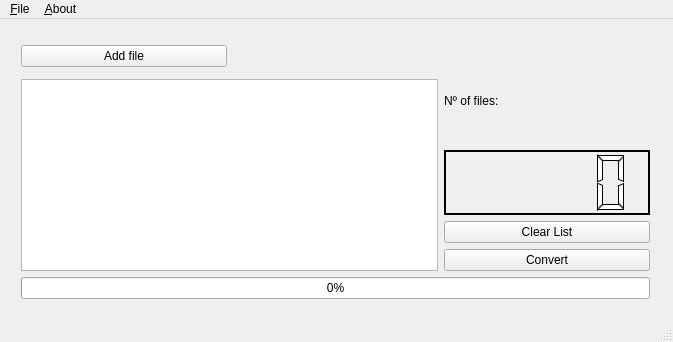
<?xml version="1.0" encoding="UTF-8"?>
<ui version="4.0">
 <class>Vicky</class>
 <widget class="QMainWindow" name="Vicky">
  <property name="geometry">
   <rect>
    <x>0</x>
    <y>0</y>
    <width>673</width>
    <height>342</height>
   </rect>
  </property>
  <property name="windowIcon">
   <iconset resource="vv.qrc">
    <normaloff>:/icons/vicky64.png</normaloff>:/icons/vicky64.png</iconset>
  </property>
  <widget class="QWidget" name="centralWidget">
   <widget class="QWidget" name="layoutWidget">
    <property name="geometry">
     <rect>
      <x>10</x>
      <y>10</y>
      <width>651</width>
      <height>281</height>
     </rect>
    </property>
    <layout class="QGridLayout" name="gridLayout">
     <item row="0" column="0" rowspan="2">
      <widget class="QPushButton" name="pushButton">
       <property name="text">
        <string>Add file</string>
       </property>
      </widget>
     </item>
     <item row="1" column="2" rowspan="2">
      <widget class="QLabel" name="label_2">
       <property name="text">
        <string>Nº of files:</string>
       </property>
      </widget>
     </item>
     <item row="2" column="0" rowspan="3" colspan="2">
      <widget class="QListWidget" name="listWidget"/>
     </item>
     <item row="3" column="2">
      <widget class="QLCDNumber" name="lcdNumber">
       <property name="palette">
        <palette>
         <active>
          <colorrole role="WindowText">
           <brush brushstyle="SolidPattern">
            <color alpha="255">
             <red>255</red>
             <green>255</green>
             <blue>255</blue>
            </color>
           </brush>
          </colorrole>
          <colorrole role="Button">
           <brush brushstyle="SolidPattern">
            <color alpha="255">
             <red>0</red>
             <green>0</green>
             <blue>0</blue>
            </color>
           </brush>
          </colorrole>
          <colorrole role="Light">
           <brush brushstyle="SolidPattern">
            <color alpha="255">
             <red>0</red>
             <green>0</green>
             <blue>0</blue>
            </color>
           </brush>
          </colorrole>
          <colorrole role="Midlight">
           <brush brushstyle="SolidPattern">
            <color alpha="255">
             <red>0</red>
             <green>0</green>
             <blue>0</blue>
            </color>
           </brush>
          </colorrole>
          <colorrole role="Dark">
           <brush brushstyle="SolidPattern">
            <color alpha="255">
             <red>0</red>
             <green>0</green>
             <blue>0</blue>
            </color>
           </brush>
          </colorrole>
          <colorrole role="Mid">
           <brush brushstyle="SolidPattern">
            <color alpha="255">
             <red>0</red>
             <green>0</green>
             <blue>0</blue>
            </color>
           </brush>
          </colorrole>
          <colorrole role="Text">
           <brush brushstyle="SolidPattern">
            <color alpha="255">
             <red>255</red>
             <green>255</green>
             <blue>255</blue>
            </color>
           </brush>
          </colorrole>
          <colorrole role="BrightText">
           <brush brushstyle="SolidPattern">
            <color alpha="255">
             <red>255</red>
             <green>255</green>
             <blue>255</blue>
            </color>
           </brush>
          </colorrole>
          <colorrole role="ButtonText">
           <brush brushstyle="SolidPattern">
            <color alpha="255">
             <red>255</red>
             <green>255</green>
             <blue>255</blue>
            </color>
           </brush>
          </colorrole>
          <colorrole role="Base">
           <brush brushstyle="SolidPattern">
            <color alpha="255">
             <red>0</red>
             <green>0</green>
             <blue>0</blue>
            </color>
           </brush>
          </colorrole>
          <colorrole role="Window">
           <brush brushstyle="SolidPattern">
            <color alpha="255">
             <red>0</red>
             <green>0</green>
             <blue>0</blue>
            </color>
           </brush>
          </colorrole>
          <colorrole role="Shadow">
           <brush brushstyle="SolidPattern">
            <color alpha="255">
             <red>0</red>
             <green>0</green>
             <blue>0</blue>
            </color>
           </brush>
          </colorrole>
          <colorrole role="AlternateBase">
           <brush brushstyle="SolidPattern">
            <color alpha="255">
             <red>0</red>
             <green>0</green>
             <blue>0</blue>
            </color>
           </brush>
          </colorrole>
          <colorrole role="ToolTipBase">
           <brush brushstyle="SolidPattern">
            <color alpha="255">
             <red>255</red>
             <green>255</green>
             <blue>220</blue>
            </color>
           </brush>
          </colorrole>
          <colorrole role="ToolTipText">
           <brush brushstyle="SolidPattern">
            <color alpha="255">
             <red>0</red>
             <green>0</green>
             <blue>0</blue>
            </color>
           </brush>
          </colorrole>
         </active>
         <inactive>
          <colorrole role="WindowText">
           <brush brushstyle="SolidPattern">
            <color alpha="255">
             <red>255</red>
             <green>255</green>
             <blue>255</blue>
            </color>
           </brush>
          </colorrole>
          <colorrole role="Button">
           <brush brushstyle="SolidPattern">
            <color alpha="255">
             <red>0</red>
             <green>0</green>
             <blue>0</blue>
            </color>
           </brush>
          </colorrole>
          <colorrole role="Light">
           <brush brushstyle="SolidPattern">
            <color alpha="255">
             <red>0</red>
             <green>0</green>
             <blue>0</blue>
            </color>
           </brush>
          </colorrole>
          <colorrole role="Midlight">
           <brush brushstyle="SolidPattern">
            <color alpha="255">
             <red>0</red>
             <green>0</green>
             <blue>0</blue>
            </color>
           </brush>
          </colorrole>
          <colorrole role="Dark">
           <brush brushstyle="SolidPattern">
            <color alpha="255">
             <red>0</red>
             <green>0</green>
             <blue>0</blue>
            </color>
           </brush>
          </colorrole>
          <colorrole role="Mid">
           <brush brushstyle="SolidPattern">
            <color alpha="255">
             <red>0</red>
             <green>0</green>
             <blue>0</blue>
            </color>
           </brush>
          </colorrole>
          <colorrole role="Text">
           <brush brushstyle="SolidPattern">
            <color alpha="255">
             <red>255</red>
             <green>255</green>
             <blue>255</blue>
            </color>
           </brush>
          </colorrole>
          <colorrole role="BrightText">
           <brush brushstyle="SolidPattern">
            <color alpha="255">
             <red>255</red>
             <green>255</green>
             <blue>255</blue>
            </color>
           </brush>
          </colorrole>
          <colorrole role="ButtonText">
           <brush brushstyle="SolidPattern">
            <color alpha="255">
             <red>255</red>
             <green>255</green>
             <blue>255</blue>
            </color>
           </brush>
          </colorrole>
          <colorrole role="Base">
           <brush brushstyle="SolidPattern">
            <color alpha="255">
             <red>0</red>
             <green>0</green>
             <blue>0</blue>
            </color>
           </brush>
          </colorrole>
          <colorrole role="Window">
           <brush brushstyle="SolidPattern">
            <color alpha="255">
             <red>0</red>
             <green>0</green>
             <blue>0</blue>
            </color>
           </brush>
          </colorrole>
          <colorrole role="Shadow">
           <brush brushstyle="SolidPattern">
            <color alpha="255">
             <red>0</red>
             <green>0</green>
             <blue>0</blue>
            </color>
           </brush>
          </colorrole>
          <colorrole role="AlternateBase">
           <brush brushstyle="SolidPattern">
            <color alpha="255">
             <red>0</red>
             <green>0</green>
             <blue>0</blue>
            </color>
           </brush>
          </colorrole>
          <colorrole role="ToolTipBase">
           <brush brushstyle="SolidPattern">
            <color alpha="255">
             <red>255</red>
             <green>255</green>
             <blue>220</blue>
            </color>
           </brush>
          </colorrole>
          <colorrole role="ToolTipText">
           <brush brushstyle="SolidPattern">
            <color alpha="255">
             <red>0</red>
             <green>0</green>
             <blue>0</blue>
            </color>
           </brush>
          </colorrole>
         </inactive>
         <disabled>
          <colorrole role="WindowText">
           <brush brushstyle="SolidPattern">
            <color alpha="255">
             <red>0</red>
             <green>0</green>
             <blue>0</blue>
            </color>
           </brush>
          </colorrole>
          <colorrole role="Button">
           <brush brushstyle="SolidPattern">
            <color alpha="255">
             <red>0</red>
             <green>0</green>
             <blue>0</blue>
            </color>
           </brush>
          </colorrole>
          <colorrole role="Light">
           <brush brushstyle="SolidPattern">
            <color alpha="255">
             <red>0</red>
             <green>0</green>
             <blue>0</blue>
            </color>
           </brush>
          </colorrole>
          <colorrole role="Midlight">
           <brush brushstyle="SolidPattern">
            <color alpha="255">
             <red>0</red>
             <green>0</green>
             <blue>0</blue>
            </color>
           </brush>
          </colorrole>
          <colorrole role="Dark">
           <brush brushstyle="SolidPattern">
            <color alpha="255">
             <red>0</red>
             <green>0</green>
             <blue>0</blue>
            </color>
           </brush>
          </colorrole>
          <colorrole role="Mid">
           <brush brushstyle="SolidPattern">
            <color alpha="255">
             <red>0</red>
             <green>0</green>
             <blue>0</blue>
            </color>
           </brush>
          </colorrole>
          <colorrole role="Text">
           <brush brushstyle="SolidPattern">
            <color alpha="255">
             <red>0</red>
             <green>0</green>
             <blue>0</blue>
            </color>
           </brush>
          </colorrole>
          <colorrole role="BrightText">
           <brush brushstyle="SolidPattern">
            <color alpha="255">
             <red>255</red>
             <green>255</green>
             <blue>255</blue>
            </color>
           </brush>
          </colorrole>
          <colorrole role="ButtonText">
           <brush brushstyle="SolidPattern">
            <color alpha="255">
             <red>0</red>
             <green>0</green>
             <blue>0</blue>
            </color>
           </brush>
          </colorrole>
          <colorrole role="Base">
           <brush brushstyle="SolidPattern">
            <color alpha="255">
             <red>0</red>
             <green>0</green>
             <blue>0</blue>
            </color>
           </brush>
          </colorrole>
          <colorrole role="Window">
           <brush brushstyle="SolidPattern">
            <color alpha="255">
             <red>0</red>
             <green>0</green>
             <blue>0</blue>
            </color>
           </brush>
          </colorrole>
          <colorrole role="Shadow">
           <brush brushstyle="SolidPattern">
            <color alpha="255">
             <red>0</red>
             <green>0</green>
             <blue>0</blue>
            </color>
           </brush>
          </colorrole>
          <colorrole role="AlternateBase">
           <brush brushstyle="SolidPattern">
            <color alpha="255">
             <red>0</red>
             <green>0</green>
             <blue>0</blue>
            </color>
           </brush>
          </colorrole>
          <colorrole role="ToolTipBase">
           <brush brushstyle="SolidPattern">
            <color alpha="255">
             <red>255</red>
             <green>255</green>
             <blue>220</blue>
            </color>
           </brush>
          </colorrole>
          <colorrole role="ToolTipText">
           <brush brushstyle="SolidPattern">
            <color alpha="255">
             <red>0</red>
             <green>0</green>
             <blue>0</blue>
            </color>
           </brush>
          </colorrole>
         </disabled>
        </palette>
       </property>
       <property name="font">
        <font>
         <family>Arial</family>
         <pointsize>12</pointsize>
        </font>
       </property>
      </widget>
     </item>
     <item row="4" column="2">
      <layout class="QVBoxLayout" name="verticalLayout">
       <item>
        <widget class="QPushButton" name="pushButton_3">
         <property name="text">
          <string>Clear List</string>
         </property>
        </widget>
       </item>
       <item>
        <widget class="QPushButton" name="pushButton_2">
         <property name="text">
          <string>Convert</string>
         </property>
        </widget>
       </item>
      </layout>
     </item>
     <item row="5" column="0" colspan="3">
      <widget class="QProgressBar" name="progressBar">
       <property name="minimum">
        <number>0</number>
       </property>
       <property name="value">
        <number>0</number>
       </property>
       <property name="alignment">
        <set>Qt::AlignCenter</set>
       </property>
       <property name="orientation">
        <enum>Qt::Horizontal</enum>
       </property>
       <property name="textDirection">
        <enum>QProgressBar::TopToBottom</enum>
       </property>
      </widget>
     </item>
     <item row="0" column="1" rowspan="2" colspan="2">
      <widget class="QLabel" name="label">
       <property name="text">
        <string/>
       </property>
      </widget>
     </item>
    </layout>
   </widget>
  </widget>
  <widget class="QMenuBar" name="menuBar">
   <property name="geometry">
    <rect>
     <x>0</x>
     <y>0</y>
     <width>673</width>
     <height>25</height>
    </rect>
   </property>
   <widget class="QMenu" name="menu_File">
    <property name="title">
     <string>&amp;File</string>
    </property>
    <addaction name="separator"/>
    <addaction name="actionExit"/>
   </widget>
   <widget class="QMenu" name="menu_About">
    <property name="title">
     <string>&amp;About</string>
    </property>
    <addaction name="separator"/>
    <addaction name="actionVicky"/>
   </widget>
   <addaction name="menu_File"/>
   <addaction name="menu_About"/>
  </widget>
  <widget class="QStatusBar" name="statusBar"/>
  <action name="actionVicky">
   <property name="text">
    <string>Vicky</string>
   </property>
  </action>
  <action name="actionExit">
   <property name="text">
    <string>Exit</string>
   </property>
  </action>
 </widget>
 <layoutdefault spacing="6" margin="11"/>
 <resources>
  <include location="vv.qrc"/>
 </resources>
 <connections/>
</ui>
